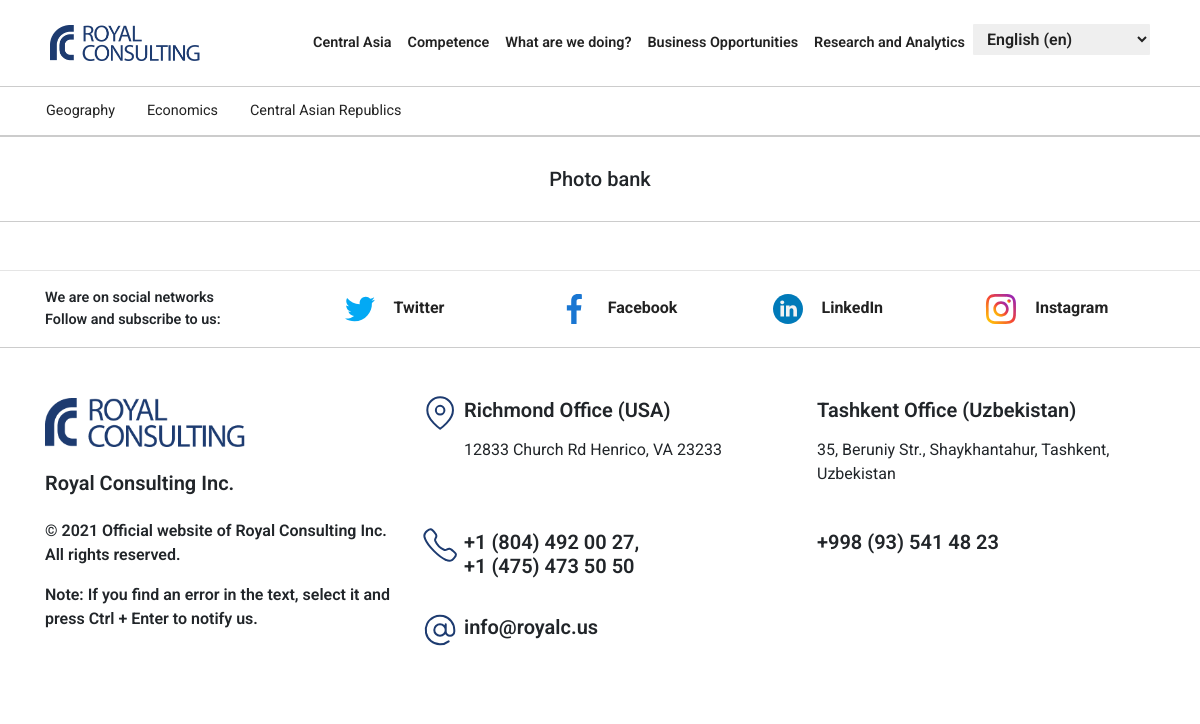
Before: /wedo/photo/ with the older database file.
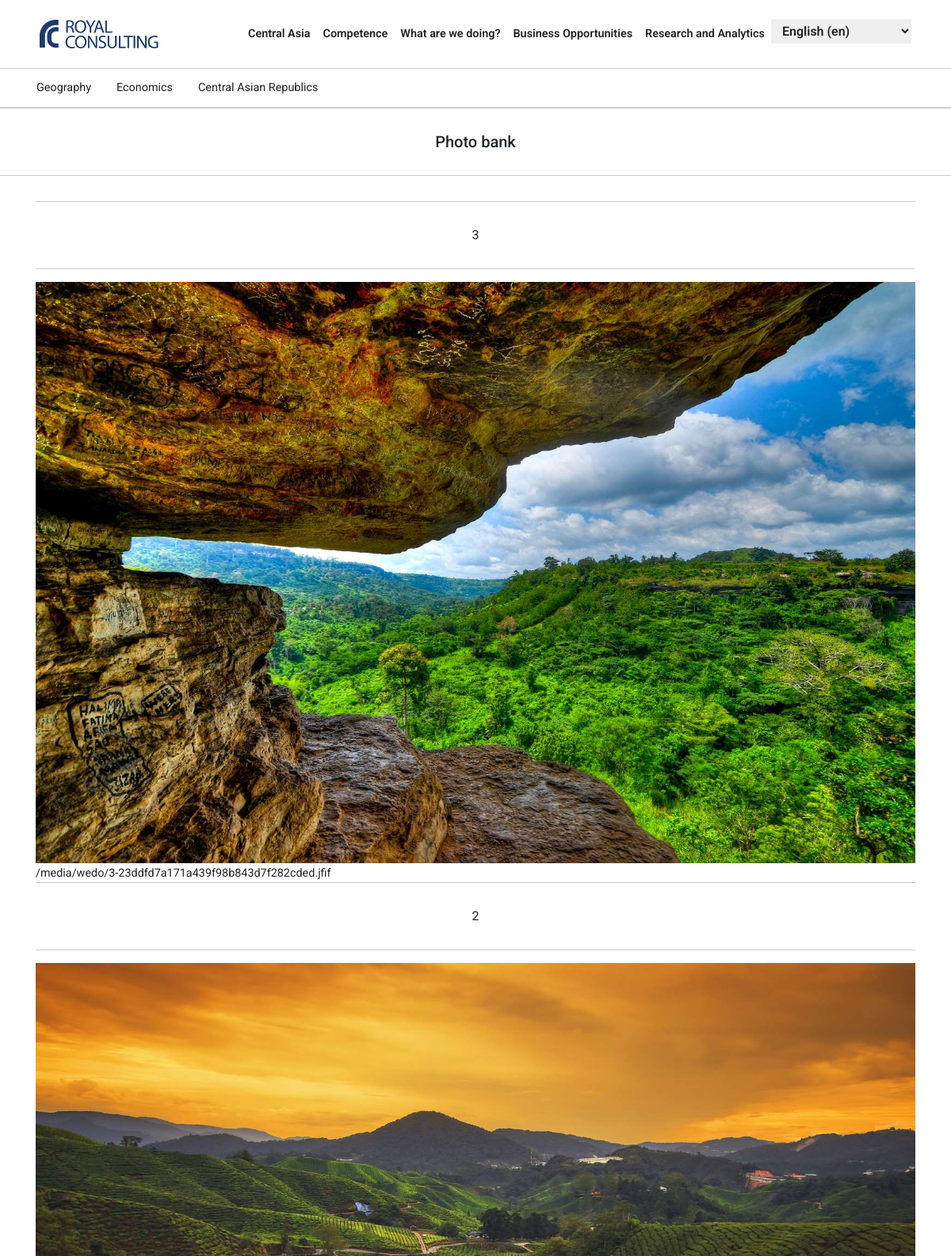
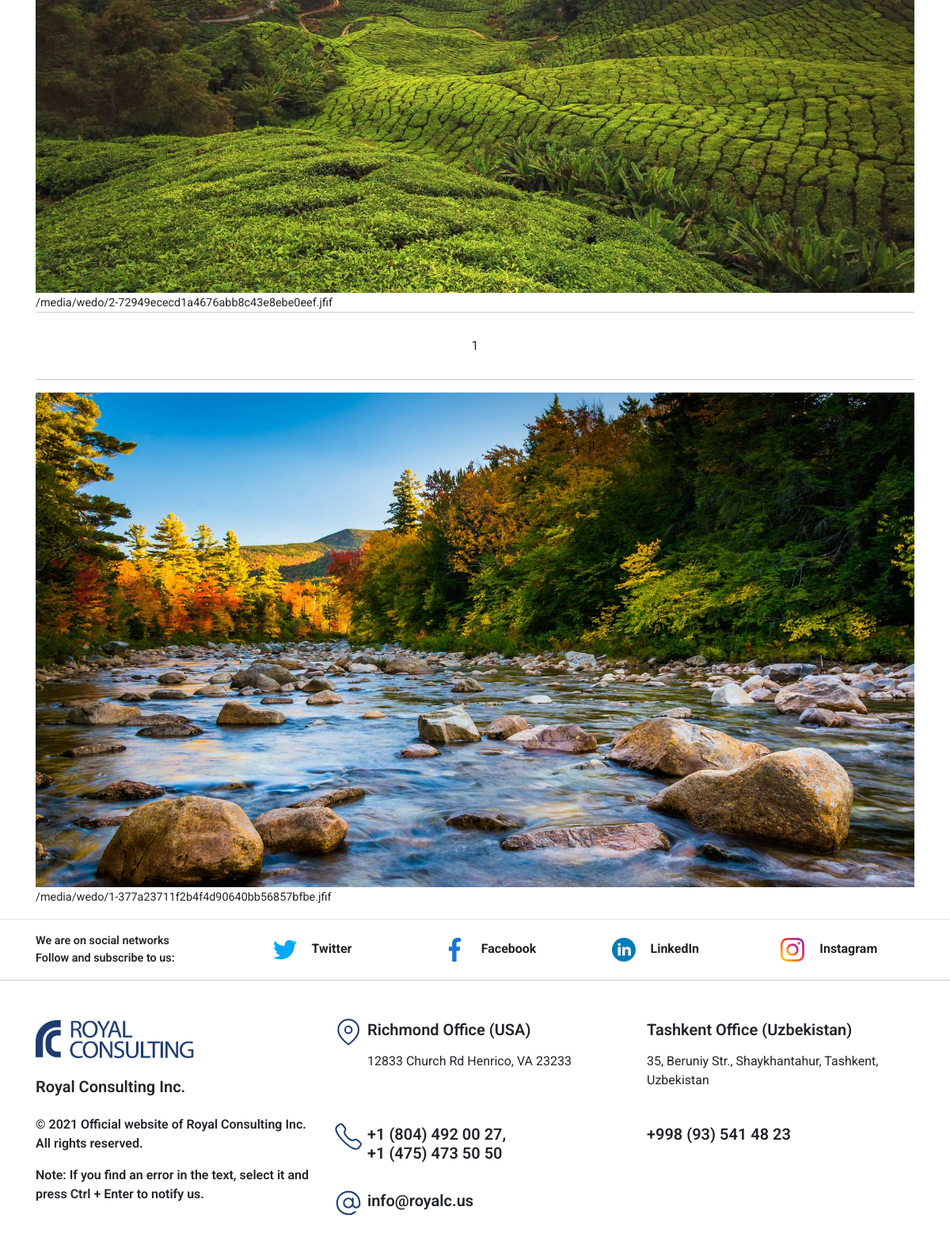
After: the same page with the newer database file (2 pictures, top to bottom).
### wedo/models.py (models this page shows, shortened)
class PhotoBankModel(models.Model):
    title = models.CharField(max_length=500, null=True, blank=True)
    image = models.ImageField(upload_to=upload_location, null=True, blank=True)
    date_published = models.DateTimeField(auto_now_add=True, verbose_name="date published")
    slug = models.SlugField(blank=True, unique=True)
    class Meta:
        ordering = ['-date_published']
        verbose_name = 'Photo bank'
    @property
    def imageURL(self):
        try:
            url = self.image.url
        except:
            url = ''
        return str(url)

### wedo/views.py (the view)
# urls.py: path('photo/', photo_bank_view, name="photo"),
def photo_bank_view(request, *args, **kwargs):
    context = {}
    photos = PhotoBankModel.objects.all()
    context['photos'] = photos
    return render(request, 'photo_bank.html', context)

### wedo/templates/photo_bank.html
{% extends 'base.html' %}
{% load static %}
{% load i18n %}
{% block content %}
    <div class="container-fluid">
        <div class="row submenu">
            <div class="container">
                <div class="row">
                    <ul class="nav">
                        <li class="nav-item">
                            <a class="nav-link" href="#">Geography</a>
                        </li>
                        <li class="nav-item">
                            <a class="nav-link" href="#">Economics</a>
                        </li>
                        <li class="nav-item">
                            <a class="nav-link" href="#">Central Asian Republics</a>
                        </li>
                    </ul>
                </div>
            </div>
        </div>
    </div>
    <div class="container-fluid">
        <div class="row">
            <div class="col-lg-12 p-0">
                <h5 class="page-title">Photo bank</h5>
            </div>
        </div>
    </div>
    <div class="container">
        <div class="row no-gutters mt-4">
            {% for photo in photos %}
                <p class="page-title">
                    {{ photo.title }}
                </p>
                <div class="img w-100">
                    <img src="{{photo.imageURL}}" alt="">
                    <span>{{ photo.imageURL }}</span>
                </div>
            {% endfor %}
        </div>
    </div>
{% endblock %}

### templates/base.html (shortened to what this page needs)
{% load static %}
{% load i18n %}
<!DOCTYPE html>
<head>
    <link rel="stylesheet" href="https://maxcdn.bootstrapcdn.com/bootstrap/4.5.2/css/bootstrap.min.css">
    <link rel="stylesheet" href="https://cdnjs.cloudflare.com/ajax/libs/animate.css/4.1.1/animate.min.css" />
    <link rel="stylesheet" href="{% static 'css/style.css' %}">
</head>
<body>
    {% include 'snippets/header.html' %}
    <div class="wrapper">
        {% block content %}
        {% endblock content %}
        <div class="wrapper">
            {% include 'snippets/footer.html' %}
        </div>
    </div>
</body>
</html>

### templates/snippets/header.html (shortened to what this page needs)
{% load static %}
{% load i18n %}
<div class="container">
    <div class="row">
        <nav class="navbar navbar-expand-lg w-100">
            <a class="navbar-brand" href="{% url 'home' %}"><img src="{% static 'images/logo.png'%}" alt="logo"></a>
            <div class="collapse navbar-collapse" id="collapsibleNavbar">
                <ul class="navbar-nav ml-auto">
                    <li class="nav-item">
                        <div class="dropdown">
                            <a type="button" class="nav-link" data-toggle="dropdown">
                                Central Asia
                            </a>
                        </div>
                    </li>
                    <li class="nav-item">
                        <div class="dropdown">
                            <a type="button" class="nav-link" data-toggle="dropdown">
                                Competence
                            </a>
                        </div>
                    </li>
                    <li class="nav-item">
                        <div class="dropdown">
                            <a type="button" class="nav-link" data-toggle="dropdown">
                                What are we doing?
                            </a>
                        </div>
                    </li>
                    <li class="nav-item">
                        <div class="dropdown">
                            <a type="button" class="nav-link" data-toggle="dropdown">
                                Business Opportunities
                            </a>
                        </div>
                    </li>
                    <li class="nav-item">
                        <div class="dropdown">
                            <a type="button" class="nav-link" data-toggle="dropdown">
                                Research and Analytics
                            </a>
                        </div>
                    </li>
                    <li class="nav-item d-flex">
                        <form action="{% url 'set_language' %}" method="post">{% csrf_token %}
                            <select name="language" onchange="this.form.submit()" class="lang-select">
                                {% get_current_language as LANGUAGE_CODE %}
                                {% get_available_languages as LANGUAGES %}
                                {% get_language_info_list for LANGUAGES as languages %}
                                {% for language in languages %}
                                    <option value="{{ language.code }}" {% if language.code == LANGUAGE_CODE %} selected{% endif %}>
                                        {{ language.name_local }} ({{ language.code }})
                                    </option>
                                {% endfor %}
                            </select>
                        </form>
                    </li>
                </ul>
            </div>
        </nav>
    </div>
</div>

### templates/snippets/footer.html
{% load static %}
{% load i18n %}
<hr class="mb-0">
    <div class="container py-2 social-networks">
        <div class="row align-items-center">
            <div class="col-lg-3 text-lg-left text-center">
                <p class="m-0 bold">We are on social networks </p>
                <p class="m-0 bold">Follow and subscribe to us:</p>
            </div>
            <div class="col-lg-9">
                <div class="container-fluid p-0">
                    <div class="row mt-3 mt-lg-0">
                        <div class="col-md-3">
                            <a href="https://twitter.com/RoyalConsultin2">
                                <img src="{% static 'images/twitter.svg'%}" alt="">
                                <span>Twitter</span>
                            </a>
                        </div>
                        <div class="col-md-3">
                            <a href="https://www.facebook.com/royalconsultinginc">
                                <img src="{% static 'images/facebook.svg'%}" alt="">
                                <span>Facebook</span>
                            </a>
                        </div>
                        <div class="col-md-3">
                            <a href="https://www.linkedin.com/company/77359142/admin/">
                                <img src="{% static 'images/linkedin.svg'%}" alt="">
                                <span>LinkedIn</span>
                            </a>
                        </div>
                        <div class="col-md-3">
                            <a href="https://www.instagram.com/royalconsultinginc/">
                                <img src="{% static 'images/instagram.svg'%}" alt="">
                                <span>Instagram</span>
                            </a>
                        </div>
                    </div>
                </div>
            </div>
        </div>
    </div>
    <div class="footer">
        <div class="container">
            <div class="row">
                <div class="col-lg-4">
                    <img src="{% static 'images/logo.png' %}" class="footer-logo" alt="footer-logo">
                    <h5 class="bold my-4">Royal Consulting Inc.</h5>
                    <p class="bold">
                        © 2021 Official website of Royal Consulting Inc.
                        All rights reserved.
                    </p>
                    <p class="bold">
                        Note: If you find an error in the text,
                        select it and press Ctrl + Enter to notify us.
                    </p>
                </div>
                <div class="col-lg-8">
                    <div class="container-fluid d-flex h-100 justify-content-between flex-column">
                        <div class="row footer-address pl-4">
                            <div class="col-md-6">
                                <h5 class="bold">
                                    Richmond Office (USA)
                                </h5>
                                <p class="mt-3">
                                    12833 Church Rd
                                    Henrico, VA 23233
                                </p>
                            </div>
                            <div class="col-md-6">
                                <h5 class="bold">
                                    Tashkent Office (Uzbekistan)
                                </h5>
                                <p class="mt-3">
                                    35, Beruniy Str., Shaykhantahur,
                                    Tashkent, Uzbekistan
                                </p>
                            </div>
                        </div>
                        <div class="row footer-phone pl-4">
                            <div class="col-md-6">
                                <h5 class="bold">
                                    +1 (804) 492 00 27, <br>
                                    +1 (475) 473 50 50
                                </h5>
                            </div>
                            <div class="col-md-6">
                                <h5 class="bold">
                                    +998 (93) 541 48 23
                                </h5>
                            </div>
                        </div>
                        <div class="row footer-mail pl-4">
                            <div class="col-md-6">
                                <h5 class="bold">
                                    info@royalc.us
                                </h5>
                            </div>
                        </div>
                    </div>
                </div>
            </div>
        </div>
    </div>

### static/css/style.css (style rules this page uses)
html, body { width: 100%; height: 100%; padding: 0; margin: 0; font-family: "Roboto", sans-serif; scroll-behavior: smooth; }
a { text-decoration: none !important; }
.navbar { height: -webkit-max-content; height: -moz-max-content; height: max-content; padding: 20px; }
.navbar-brand img { max-width: 150px; }
.navbar .nav-link { color: #222222; font-weight: 600; font-size: 0.9rem; }
.submenu { background: #fff; border-bottom: 1px solid #ccc; border-top: 1px solid #ccc; }
.submenu .nav-link { color: #222; font-size: 0.9rem; }
.submenu .nav-item { padding: 5px 0; }
.bold { font-weight: 600; }
.lang-select { padding: 5px 10px; border-radius: 1px; border: none; outline: none; font-weight: 600; color: #222222; }
.social-networks a { color: #222222; font-weight: bold; }
.social-networks p { font-size: 0.9em; }
.footer { padding: 50px 0; width: 100%; border-top: 1px solid #ccc; }
.footer-logo { max-width: 200px; }
.footer .footer-address::before, .footer .footer-phone::before, .footer .footer-mail::before { position: absolute; content: ""; width: 40px; height: 40px; left: -5px; top: -5px; }
p { width:100%!important }
.footer-address { position: relative; }
.footer-address::before { background: url(../images/pin.svg); }
.footer-phone { position: relative; }
.footer-phone::before { background: url(../images/call.svg); }
.footer-mail { position: relative; }
.footer-mail::before { background: url(../images/mail.svg); }
.page-title { text-align: center; padding: 30px; border-top: 1px solid #ccc; border-bottom: 1px solid #ccc; }
.img img { width: 100%; }
.img span { font-size: 0.9em; }

Changed rows visible on the page:
added PhotoBankModel: title "3", imageURL (picture), imageURL "/media/wedo/3-23ddfd7a171a439f98b843d7f282cded.jfif"
added PhotoBankModel: title "2", imageURL (picture), imageURL "/media/wedo/2-72949ececd1a4676abb8c43e8ebe0eef.jfif"
added PhotoBankModel: title "1", imageURL (picture), imageURL "/media/wedo/1-377a23711f2b4f4d90640bb56857bfbe.jfif"
